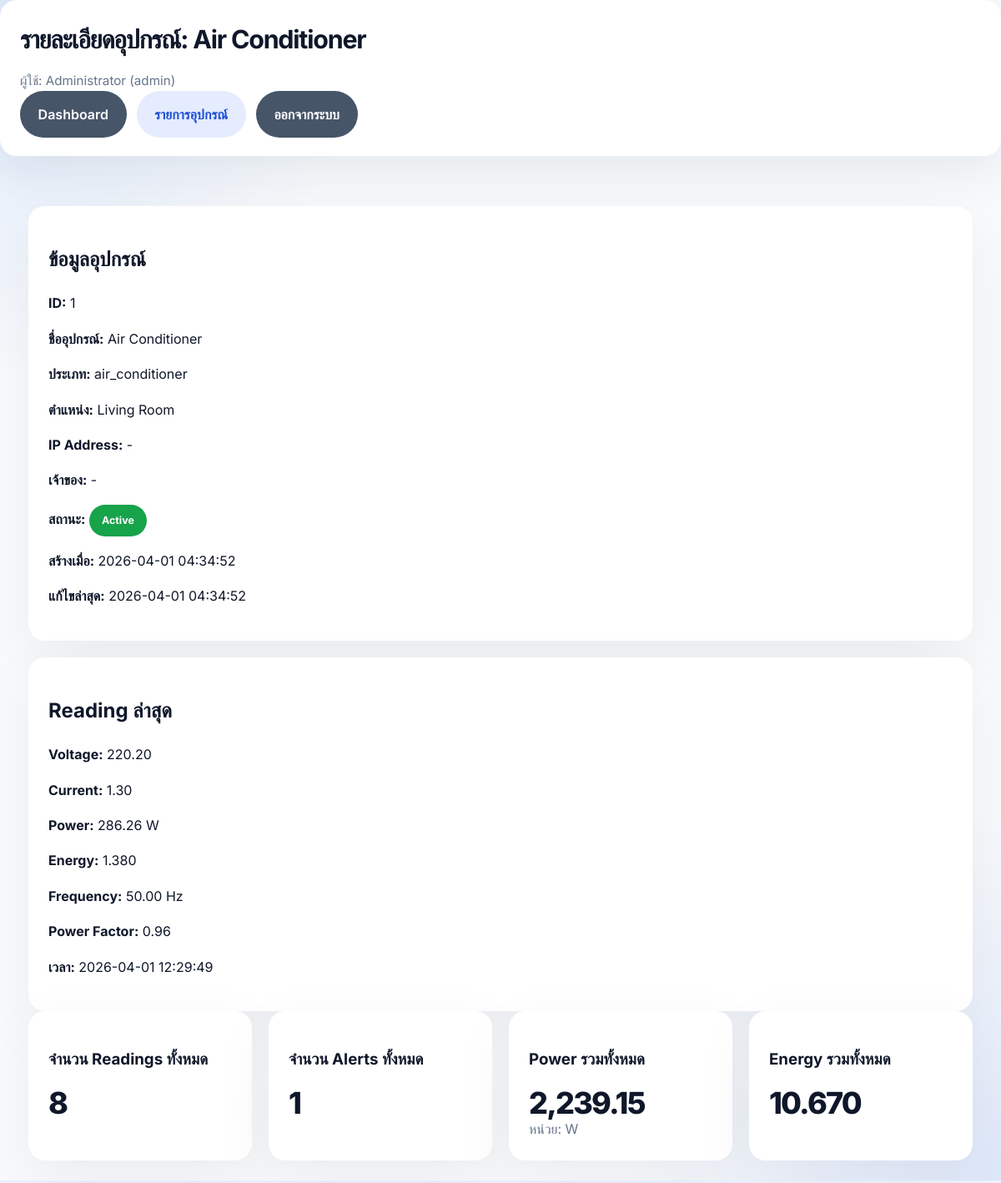
Screenshot of /monitoring/device?id=1 (signed in) with the database file from the repository.
### tables this page shows
CREATE TABLE `devices` (
  `id` int(10) UNSIGNED NOT NULL,
  `device_name` varchar(150) NOT NULL,
  `device_type` varchar(100) NOT NULL,
  `location` varchar(150) DEFAULT NULL,
  `status` enum('active','inactive','maintenance') NOT NULL DEFAULT 'active',
  `user_id` int(10) UNSIGNED DEFAULT NULL,
  `ip_address` varchar(45) DEFAULT NULL,
  `device_secret` varchar(255) DEFAULT NULL,
  `created_at` timestamp NULL DEFAULT current_timestamp(),
  `updated_at` timestamp NULL DEFAULT current_timestamp() ON UPDATE current_timestamp()
);

CREATE TABLE `smartmeter_readings` (
  `id` bigint(20) UNSIGNED NOT NULL,
  `device_id` int(10) UNSIGNED NOT NULL,
  `voltage` decimal(10,2) NOT NULL DEFAULT 0.00,
  `current` decimal(10,2) NOT NULL DEFAULT 0.00,
  `power` decimal(10,2) NOT NULL DEFAULT 0.00,
  `energy` decimal(10,3) NOT NULL DEFAULT 0.000,
  `frequency` decimal(10,2) NOT NULL DEFAULT 0.00,
  `power_factor` decimal(5,2) NOT NULL DEFAULT 0.00,
  `recorded_at` datetime NOT NULL,
  `created_at` timestamp NULL DEFAULT current_timestamp()
);

### app/core/Controller.php (called while the page is built, shortened)
<?php
class Controller
{
    protected function view(string $view, array $data = []): void
    {
        extract($data);
        $viewPath = __DIR__ . '/../views/' . $view . '.php';
        require $viewPath;
    }
}

### app/controllers/MonitoringController.php (called while the page is built, shortened)
<?php
class MonitoringController extends Controller
{
    public function deviceDetail(): void
    {
        $id = (int)($_GET['id'] ?? 0);
        $deviceRepo = new DeviceRepository();
        $smartRepo = new SmartMeterRepository();
        $alertRepo = new AlertRepository();
        $user = auth_user();
        $device = has_role('admin') ? $deviceRepo->find($id) : $deviceRepo->findForUser($id, $user['id']);
        $latestReading = $smartRepo->latestByDeviceId($id);
        $summary = $smartRepo->summaryByDevice($id);
        $summaryToday = $smartRepo->summaryTodayByDevice($id);
        $readings = $smartRepo->readingsByDevice($id, 50);
        $alerts = $alertRepo->latestByDevice($id, 20);
        $alertCount = $alertRepo->countByDevice($id);
        $this->view('monitoring/device_detail', [
            'title' => 'รายละเอียดอุปกรณ์',
            'user' => auth_user(),
            'device' => $device,
            'latestReading' => $latestReading,
            'summary' => $summary,
            'summaryToday' => $summaryToday,
            'readings' => $readings,
            'alerts' => $alerts,
            'alertCount' => $alertCount
        ]);
    }
}

### app/core/App.php (called while the page is built, shortened)
<?php
class App
{
    protected Router $router;
    public function __construct()
    {
        $this->router = new Router();
    }
    public function run(): void
    {
        $uri = parse_url($_SERVER['REQUEST_URI'], PHP_URL_PATH);
        $method = $_SERVER['REQUEST_METHOD'];
        $uri = $uri ?: '/';
        $this->router->dispatch($method, $uri);
    }
}

### public/index.php (called while the page is built, shortened)
<?php
require_once __DIR__ . '/../app/helpers/auth.php';
require_once __DIR__ . '/../app/helpers/url.php';
$app = new App();
$app->run();

### app/helpers/url.php (called while the page is built, shortened)
<?php
if (!function_exists('base_path_url')) {
    function base_path_url(string $path = ''): string
    {
        $scriptName = str_replace('\\', '/', dirname($_SERVER['SCRIPT_NAME']));
        $base = rtrim($scriptName, '/');
        $path = ltrim($path, '/');
        return $base . ($path ? '/' . $path : '');
    }
}

### app/helpers/auth.php (called while the page is built, shortened)
<?php
if (!function_exists('auth_user')) {
    function auth_user(): ?array
    {
        return $_SESSION['user'] ?? null;
    }
}
if (!function_exists('has_role')) {
    function has_role(array|string $roles): bool
    {
        $user = auth_user();
        $roles = is_array($roles) ? $roles : [$roles];
        return in_array($user['role'], $roles, true);
    }
}

### config/database.php (called while the page is built)
<?php
return [
    'host' => $_ENV['DB_HOST'] ?? '127.0.0.1',
    'port' => $_ENV['DB_PORT'] ?? '3306',
    'dbname' => $_ENV['DB_NAME'] ?? 'eoim_db',
    'username' => $_ENV['DB_USER'] ?? 'root',
    'password' => $_ENV['DB_PASS'] ?? '',
    'charset' => 'utf8mb4'
];

### app/core/Database.php (called while the page is built, shortened)
<?php
class Database
{
    private static ?PDO $connection = null;
    public static function connect(): PDO
    {
        if (self::$connection === null) {
            $config = require __DIR__ . '/../../config/database.php';
            $dsn = "mysql:host={$config['host']};port={$config['port']};dbname={$config['dbname']};charset={$config['charset']}";
            try {
                self::$connection = new PDO(
                    $dsn,
                    $config['username'],
                    $config['password'],
                    [
                        PDO::ATTR_ERRMODE => PDO::ERRMODE_EXCEPTION,
                        PDO::ATTR_DEFAULT_FETCH_MODE => PDO::FETCH_ASSOC,
                    ]
                );
            } catch (PDOException $e) {
                die('Database connection failed: ' . $e->getMessage());
            }
        }
        return self::$connection;
    }
}

### app/repositories/DeviceRepository.php (called while the page is built, shortened)
<?php
class DeviceRepository
{
    private PDO $db;
    public function __construct()
    {
        $this->db = Database::connect();
    }
    public function find(int $id): array|false
    {
        $stmt = $this->db->prepare(
            "SELECT d.*, u.name AS owner_name
             FROM devices d
             LEFT JOIN users u ON u.id = d.user_id
             WHERE d.id = :id
             LIMIT 1"
        );
        $stmt->execute(['id' => $id]);
        return $stmt->fetch();
    }
}

### app/repositories/SmartMeterRepository.php (called while the page is built, shortened)
<?php
class SmartMeterRepository
{
    private PDO $db;
    public function __construct()
    {
        $this->db = Database::connect();
    }
    public function readingsByDevice(int $deviceId, int $limit = 50): array
{
    $stmt = $this->db->prepare(
        "SELECT *
         FROM smartmeter_readings
         WHERE device_id = :device_id
         ORDER BY recorded_at DESC, id DESC
         LIMIT :limit"
    );
    $stmt->bindValue(':device_id', $deviceId, PDO::PARAM_INT);
    $stmt->bindValue(':limit', $limit, PDO::PARAM_INT);
    $stmt->execute();
    return $stmt->fetchAll();
}
public function latestByDeviceId(int $deviceId): array|false
{
    $stmt = $this->db->prepare(
        "SELECT *
         FROM smartmeter_readings
         WHERE device_id = :device_id
         ORDER BY recorded_at DESC, id DESC
         LIMIT 1"
    );
    $stmt->execute(['device_id' => $deviceId]);
    return $stmt->fetch();
}
public function summaryByDevice(int $deviceId): array
{
    $stmt = $this->db->prepare(
        "SELECT
            COUNT(*) AS total_readings,
            COALESCE(SUM(power), 0) AS total_power,
            COALESCE(SUM(energy), 0) AS total_energy,
            COALESCE(AVG(voltage), 0) AS avg_voltage,
            COALESCE(AVG(current), 0) AS avg_current,
            COALESCE(AVG(power_factor), 0) AS avg_power_factor,
            MIN(recorded_at) AS first_recorded_at,
            MAX(recorded_at) AS last_recorded_at
         FROM smartmeter_readings
         WHERE device_id = :device_id"
    );
    $stmt->execute(['device_id' => $deviceId]);
    $row = $stmt->fetch();
    return $row ?: [
        'total_readings' => 0,
        'total_power' => 0,
        'total_energy' => 0,
        'avg_voltage' => 0,
        'avg_current' => 0,
        'avg_power_factor' => 0,
        'first_recorded_at' => null,
        'last_recorded_at' => null,
    ];
}
}

### app/repositories/AlertRepository.php (called while the page is built, shortened)
<?php
class AlertRepository
{
    private PDO $db;
    public function __construct()
    {
        $this->db = Database::connect();
    }
public function countByDevice(int $deviceId): int
{
    $stmt = $this->db->prepare(
        "SELECT COUNT(*) AS total
         FROM alerts
         WHERE device_id = :device_id"
    );
    $stmt->execute(['device_id' => $deviceId]);
    $row = $stmt->fetch();
    return (int)($row['total'] ?? 0);
}
}

### app/views/monitoring/device_detail.php (the view, shortened to what this page needs)
<!DOCTYPE html>
<html lang="th">
<head>
    <link rel="stylesheet" href="<?= htmlspecialchars(base_path_url('/assets/css/style.css')) ?>">
</head>
<body>
    <div class="topbar">
        <div>
            <h1 class="page-title"><?= htmlspecialchars($title) ?>: <?= htmlspecialchars($device['device_name']) ?></h1>
            <p class="page-subtitle">ผู้ใช้: <?= htmlspecialchars($user['name']) ?> (<?= htmlspecialchars($user['role']) ?>)</p>
        </div>
        <div class="main-actions">
            <a href="<?= htmlspecialchars(base_path_url('/dashboard')) ?>" class="button secondary">Dashboard</a>
            <a href="<?= htmlspecialchars(base_path_url('/devices')) ?>" class="button ghost">รายการอุปกรณ์</a>
            <a href="<?= htmlspecialchars(base_path_url('/logout')) ?>" class="button secondary">ออกจากระบบ</a>
        </div>
    </div>
    <div class="container">
        <div class="grid-2">
            <div class="card">
                <h2>ข้อมูลอุปกรณ์</h2>
                <p><strong>ID:</strong> <?= (int)$device['id'] ?></p>
                <p><strong>ชื่ออุปกรณ์:</strong> <?= htmlspecialchars($device['device_name']) ?></p>
                <p><strong>ประเภท:</strong> <?= htmlspecialchars($device['device_type']) ?></p>
                <p><strong>ตำแหน่ง:</strong> <?= htmlspecialchars($device['location'] ?? '-') ?></p>
                <p><strong>IP Address:</strong> <?= htmlspecialchars($device['ip_address'] ?? '-') ?></p>
                <p><strong>เจ้าของ:</strong> <?= htmlspecialchars($device['owner_name'] ?? '-') ?></p>
                <p><strong>สถานะ:</strong> <span class="badge badge-<?= htmlspecialchars($device['status']) ?>"><?= htmlspecialchars($device['status']) ?></span></p>
                <p><strong>สร้างเมื่อ:</strong> <?= htmlspecialchars($device['created_at']) ?></p>
                <p><strong>แก้ไขล่าสุด:</strong> <?= htmlspecialchars($device['updated_at']) ?></p>
            </div>
            <div class="card">
                <h2>Reading ล่าสุด</h2>
                <?php if (!$latestReading): ?>
                    <p>ยังไม่มีข้อมูลการวัดของอุปกรณ์นี้</p>
                <?php else: ?>
                    <p><strong>Voltage:</strong> <?= number_format((float)$latestReading['voltage'], 2) ?></p>
                    <p><strong>Current:</strong> <?= number_format((float)$latestReading['current'], 2) ?></p>
                    <p><strong>Power:</strong> <?= number_format((float)$latestReading['power'], 2) ?> W</p>
                    <p><strong>Energy:</strong> <?= number_format((float)$latestReading['energy'], 3) ?></p>
                    <p><strong>Frequency:</strong> <?= number_format((float)$latestReading['frequency'], 2) ?> Hz</p>
                    <p><strong>Power Factor:</strong> <?= number_format((float)$latestReading['power_factor'], 2) ?></p>
                    <p><strong>เวลา:</strong> <?= htmlspecialchars($latestReading['recorded_at']) ?></p>
                <?php endif; ?>
            </div>
        </div>
        <div class="grid">
            <div class="card">
                <h3>จำนวน Readings ทั้งหมด</h3>
                <p class="metric"><?= (int)$summary['total_readings'] ?></p>
            </div>
            <div class="card">
                <h3>จำนวน Alerts ทั้งหมด</h3>
                <p class="metric"><?= (int)$alertCount ?></p>
            </div>
            <div class="card">
                <h3>Power รวมทั้งหมด</h3>
                <p class="metric"><?= number_format((float)$summary['total_power'], 2) ?></p>
                <div class="muted">หน่วย: W</div>
            </div>
            <div class="card">
                <h3>Energy รวมทั้งหมด</h3>
                <p class="metric"><?= number_format((float)$summary['total_energy'], 3) ?></p>
            </div>
        </div>
    </div>
</body>
</html>

### app/core/Router.php (shortened to what this page needs)
<?php
class Router
{
    protected static array $routes = [];
    protected static function addRoute(string $method, string $uri, array|callable $action, array $middlewares = []): void
    {
        self::$routes[$method][$uri] = [
            'action' => $action,
            'middlewares' => $middlewares
        ];
    }
    public function dispatch(string $method, string $uri): void
    {
        $route = self::$routes[$method][$uri] ?? null;
        $action = $route['action'];
        if (is_array($action)) {
            [$controller, $controllerMethod] = $action;
            $instance = new $controller();
            call_user_func([$instance, $controllerMethod]);
            return;
        }
    }
}

### public/assets/css/style.css (style rules this page uses)
:root { color-scheme: light; font-family: 'Inter', Arial, sans-serif; color: #0f172a; background: #eef2ff; --surface: #ffffff; --surface-muted: #f8fafc; --surface-soft: #f2f5f9; --border: #e2e8f0; --primary: #2563eb; --primary-strong: #1d4ed8; --secondary: #475569; --success: #16a34a; --warning: #f59e0b; --danger: #ef4444; --muted: #64748b; --text: #0f172a; }
* { box-sizing: border-box; }
html, body { margin: 0; min-height: 100%; font-family: inherit; background: radial-gradient(circle at top left, rgba(59, 130, 246, 0.14), transparent 24%), radial-gradient(circle at bottom right, rgba(37, 99, 235, 0.12), transparent 24%), var(--surface-muted); color: var(--text); }
body { line-height: 1.65; }
a { color: var(--primary); text-decoration: none; }
.container { max-width: 1180px; margin: 36px auto; padding: 24px; }
.page-header, .topbar { background: #ffffff; padding: 22px 24px; border-radius: 20px; box-shadow: 0 18px 60px rgba(15, 23, 42, 0.08); margin-bottom: 24px; }
.page-title { margin: 0; font-size: clamp(1.9rem, 2.5vw, 2.6rem); letter-spacing: -0.04em; }
.page-subtitle { margin: 0.75rem 0 0; color: var(--muted); font-size: 0.95rem; }
.main-actions { display: flex; flex-wrap: wrap; gap: 12px; }
.button, .btn { display: inline-flex; align-items: center; justify-content: center; gap: 0.5rem; padding: 0.92rem 1.35rem; border-radius: 999px; border: none; cursor: pointer; font: inherit; font-weight: 600; transition: transform .2s ease, box-shadow .2s ease, background .2s ease; text-decoration: none; color: #ffffff; background: var(--primary); }
.button.secondary, .btn.secondary { background: var(--secondary); }
.button.ghost, .btn.ghost { background: rgba(37, 99, 235, 0.12); color: var(--primary-strong); }
.card { background: var(--surface); border-radius: 20px; box-shadow: 0 24px 75px rgba(15, 23, 42, 0.06); padding: 24px; }
.metric { margin: 8px 0 0; font-size: clamp(2rem, 3vw, 2.8rem); font-weight: 800; letter-spacing: -0.05em; line-height: 1; }
.grid, .grid-2 { display: grid; gap: 20px; }
.grid { grid-template-columns: repeat(auto-fit, minmax(220px, 1fr)); }
.grid-2 { grid-template-columns: repeat(2, minmax(0, 1fr)); }
.badge { display: inline-flex; align-items: center; justify-content: center; border-radius: 999px; padding: 0.55rem 0.95rem; font-size: 0.78rem; font-weight: 700; color: #ffffff; text-transform: capitalize; }
.badge-active { background: #16a34a; }
.muted { color: var(--muted); }
@media (prefers-reduced-motion: no-preference) { html { scroll-behavior: smooth; } }
@media (max-width: 1200px) { .dashboard-main-grid, .dashboard-hero, .grid-2 { grid-template-columns: 1fr; } }

### rows the page displays
devices: device_name "Air Conditioner", id "1", device_type "air_conditioner", location "Living Room", ip_address "-", status "Active", created_at "2026-04-01 04:34:52", updated_at "2026-04-01 04:34:52"
smartmeter_readings: voltage "220.20", current "1.30", power "286.26", energy "1.380", frequency "50.00", power_factor "0.96", recorded_at "2026-04-01 12:29:49"

### other values shown
$title "รายละเอียดอุปกรณ์"
$user['name'] "Administrator"
$user['role'] "admin"
$device['owner_name'] "-"
$summary['total_readings'] "8"
$alertCount "1"
$summary['total_power'] "2,239.15"
$summary['total_energy'] "10.670"
